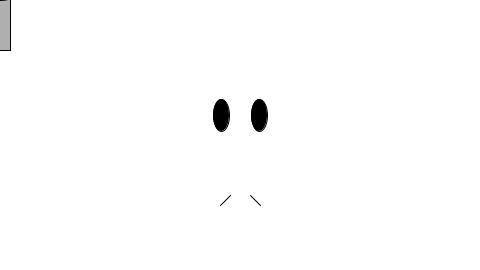
Frame 1 (no input)
Frame 60 (the mouse pressed at the canvas centre just before this capture): identical to frame 1, image omitted
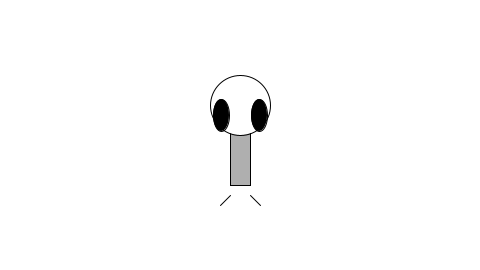
Frame 120 (the mouse held since frame 60 and released just before this capture)

The Processing sketch that drew these frames (run headless with seeded random() and noise(); from frame 60 on, the mouse is pressed at the canvas centre):

// Processing sketch: ch3_3
// ── ch3_3.pde
// Exercise 3-3: Complete Zoog so that the 
// rest of its body moves with the mouse.

void setup() {
  size(480, 270);  // Set the size of the window
}

void draw() {
  background(255);  // Draw a white background 

  // Set ellipses and rects to CENTER mode
  ellipseMode(CENTER);
  rectMode(CENTER); 

  // Draw Zoog's body
  stroke(0);
  fill(175);
  // Zoog's body is drawn at the location (mouseX, mouseY).
  rect(mouseX, mouseY, 20, 100);

  // Draw Zoog's head
  stroke(0);
  fill(255);
  // Zoog's head is drawn above the body at the location (mouseX, mouseY - 30).
  ellipse(mouseX, mouseY-30, 60, 60); 

  // Eyes
  fill(0); 
  ellipse(221, 115, 16, 32); 
  ellipse(259, 115, 16, 32);

  // Legs
  stroke(0);
  line(230, 195, 220, 205);
  line(250, 195, 260, 205);
}
